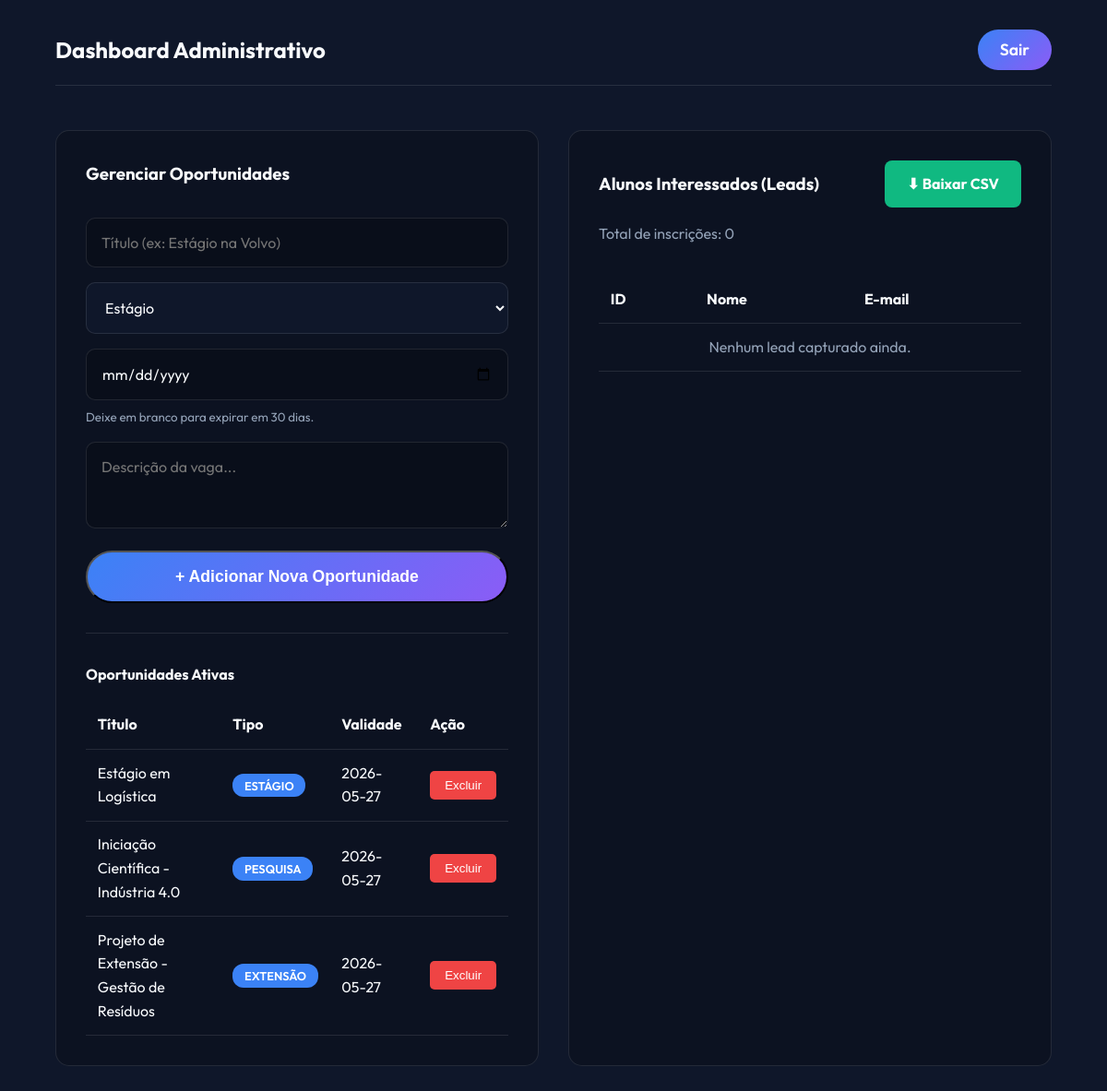
/admin (signed in), run on the app's committed database.
### tables this page shows
CREATE TABLE opportunities (
                id INTEGER PRIMARY KEY AUTOINCREMENT,
                title TEXT NOT NULL,
                type TEXT NOT NULL,
                description TEXT NOT NULL
            , valid_until DATE);

### app.py (the view)
@app.route('/admin')
def admin_dashboard():
    if not session.get('admin_logged_in'):
        return redirect(url_for('login'))
    db = get_db()
    cur_opps = db.execute('SELECT * FROM opportunities')
    opportunities = cur_opps.fetchall()
    cur_leads = db.execute('SELECT * FROM leads')
    leads = cur_leads.fetchall()
    return render_template('admin.html', opportunities=opportunities, leads=leads)

### app.py (called while the page is built)
def get_db():
    db = getattr(g, '_database', None)
    if db is None:
        db = g._database = sqlite3.connect(DATABASE)
        db.row_factory = sqlite3.Row
    return db

@app.teardown_appcontext
def close_connection(exception):
    db = getattr(g, '_database', None)
    if db is not None:
        db.close()

### templates/admin.html (shortened to what this page needs)
<!DOCTYPE html>
<html lang="pt-BR">
<head>
    <link rel="stylesheet" href="{{ url_for('static', filename='css/style.css') }}">
</head>
<body>
    <div class="admin-header">
        <h2>Dashboard Administrativo</h2>
        <a href="{{ url_for('logout') }}" class="cta-button" style="padding: 0.5rem 1.5rem;">Sair</a>
    </div>
    <div class="dashboard-grid">
        <div class="admin-panel">
            <h3>Gerenciar Oportunidades</h3>
            <form action="{{ url_for('add_opportunity') }}" method="POST" style="margin: 2rem 0; padding-bottom: 2rem; border-bottom: 1px solid var(--glass-border);">
                <div class="form-row">
                    <input type="text" name="title" class="form-input" placeholder="Título (ex: Estágio na Volvo)" required>
                </div>
                <div class="form-row">
                    <select name="type" class="form-input" required style="background: var(--bg-color);">
                        <option value="Estágio">Estágio</option>
                    </select>
                </div>
                <div class="form-row">
                    <input type="date" name="valid_until" class="form-input" placeholder="Válido até (opcional, padrão 30 dias)">
                    <small style="color: #94a3b8; display: block; margin-top: 0.5rem; text-align: left;">Deixe em branco para expirar em 30 dias.</small>
                </div>
                <div class="form-row">
                    <textarea name="description" class="form-input" placeholder="Descrição da vaga..." rows="3" required></textarea>
                </div>
                <button type="submit" class="cta-button" style="width: 100%;">+ Adicionar Nova Oportunidade</button>
            </form>
            <h4>Oportunidades Ativas</h4>
            <table class="data-table">
                <tr>
                    <th>Título</th>
                    <th>Tipo</th>
                    <th>Validade</th>
                    <th>Ação</th>
                </tr>
                {% for opp in opportunities %}
                <tr>
                    <td>{{ opp.title }}</td>
                    <td><span class="badge">{{ opp.type }}</span></td>
                    <td>{{ opp.valid_until }}</td>
                    <td>
                        <form action="{{ url_for('delete_opportunity', id=opp.id) }}" method="POST" style="display:inline;">
                            <button type="submit" class="btn-danger">Excluir</button>
                        </form>
                    </td>
                </tr>
                {% endfor %}
            </table>
        </div>
        <div class="admin-panel">
            <div style="display: flex; justify-content: space-between; align-items: center; margin-bottom: 1rem;">
                <h3>Alunos Interessados (Leads)</h3>
                <a href="{{ url_for('export_leads') }}" class="btn-success">⬇ Baixar CSV</a>
            </div>
            <p style="color: #94a3b8; margin-bottom: 1rem;">Total de inscrições: {{ leads|length }}</p>
            <div style="overflow-x: auto;">
                <table class="data-table">
                    <tr>
                        <th>ID</th>
                        <th>Nome</th>
                        <th>E-mail</th>
                    </tr>
                    {% for lead in leads %}
                    <tr>
                        <td>{{ lead.id }}</td>
                        <td>{{ lead.name }}</td>
                        <td>{{ lead.email }}</td>
                    </tr>
                    {% else %}
                    <tr>
                        <td colspan="3" style="text-align: center; color: #94a3b8;">Nenhum lead capturado ainda.</td>
                    </tr>
                    {% endfor %}
                </table>
            </div>
        </div>
    </div>
</body>
</html>

### static/css/style.css (style rules this page uses)
:root { --bg-color: #0f172a; --text-color: #f8fafc; --primary: #3b82f6; --secondary: #8b5cf6; --accent: #10b981; --glass-bg: rgba(255, 255, 255, 0.05); --glass-border: rgba(255, 255, 255, 0.1); }
* { margin: 0; padding: 0; box-sizing: border-box; }
body { font-family: 'Outfit', sans-serif; background-color: var(--bg-color); color: var(--text-color); line-height: 1.6; overflow-x: hidden; }
.cta-button { display: inline-block; padding: 1rem 2.5rem; background: linear-gradient(135deg, var(--primary), var(--secondary)); color: white; text-decoration: none; font-weight: 600; font-size: 1.1rem; border-radius: 50px; transition: transform 0.3s ease, box-shadow 0.3s ease; opacity: 0; transform: translateY(20px); animation: fadeUp 0.8s forwards 0.8s; }
.badge { background: var(--primary); color: white; padding: 0.3rem 0.8rem; border-radius: 12px; font-size: 0.8rem; font-weight: 600; text-transform: uppercase; }
.form-input { width: 100%; padding: 1rem; border-radius: 10px; border: 1px solid var(--glass-border); background: rgba(0, 0, 0, 0.2); color: var(--text-color); font-family: 'Outfit', sans-serif; font-size: 1rem; outline: none; transition: border-color 0.3s ease; }

### templates/admin.html (style rules this page uses)
body { padding: 2rem 5%; }
.admin-header { display: flex; justify-content: space-between; align-items: center; margin-bottom: 3rem; border-bottom: 1px solid var(--glass-border); padding-bottom: 1rem; }
.dashboard-grid { display: grid; grid-template-columns: 1fr 1fr; gap: 2rem; }
.admin-panel { background: rgba(0,0,0,0.2); padding: 2rem; border-radius: 15px; border: 1px solid var(--glass-border); }
.data-table { width: 100%; border-collapse: collapse; margin-top: 1rem; }
.data-table th, .data-table td { padding: 0.8rem; text-align: left; border-bottom: 1px solid var(--glass-border); }
.btn-danger { background: #ef4444; color: white; border: none; padding: 0.5rem 1rem; border-radius: 5px; cursor: pointer; }
.btn-success { background: var(--accent); color: white; border: none; padding: 0.8rem 1.5rem; border-radius: 8px; cursor: pointer; font-weight: bold; text-decoration: none; display: inline-block; }
.form-row { margin-bottom: 1rem; }

### data on the page
opportunities: title "Estágio em Logística", type "ESTÁGIO", valid_until "2026-05-27"
opportunities: title "Iniciação Científica - Indústria 4.0", type "PESQUISA", valid_until "2026-05-27"
opportunities: title "Projeto de Extensão - Gestão de Resíduos", type "EXTENSÃO", valid_until "2026-05-27"

### other printed values
{{ leads|length }} "0"
